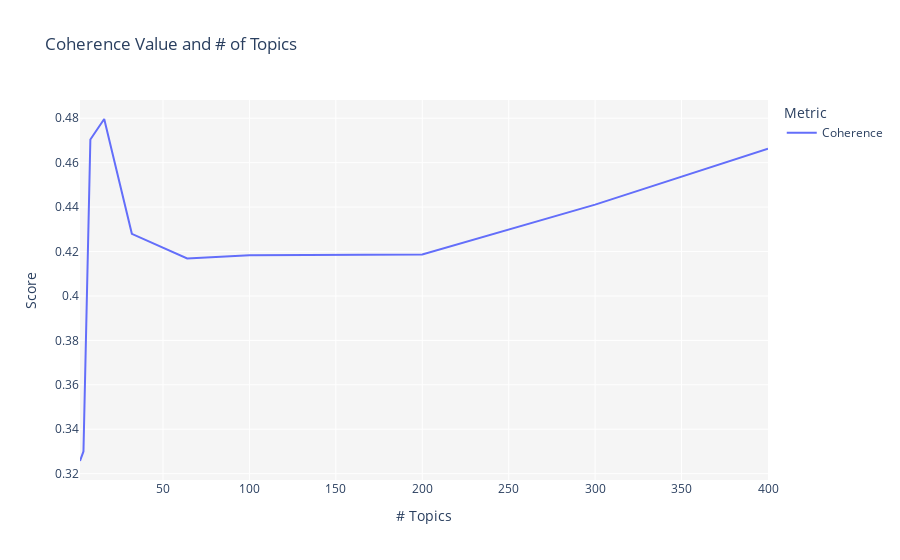

The code cell stored with this chart in its notebook:
### Markdown cell above
# Intrinsic Evaluation using Coherence Value

### Code cell
tuned_unsupervised = tune_model(model = 'lda', multi_core = True)

### Figure 1 — Plotly figure (JSON) as saved in the notebook; plotly's stock layout.template omitted (floating-point values rounded to 4 significant figures)
{"data": [{"hovertemplate": "Metric=Coherence<br># Topics=%{x}<br>Score=%{y}<extra></extra>", "legendgroup": "Coherence", "line": {"color": "#636efa", "dash": "solid", "shape": "linear"}, "mode": "lines", "name": "Coherence", "orientation": "v", "showlegend": true, "type": "scatter", "x": [2, 4, 8, 16, 32, 64, 100, 200, 300, 400], "xaxis": "x", "y": [0.3257, 0.33, 0.4704, 0.4796, 0.428, 0.4169, 0.4183, 0.4187, 0.4411, 0.4663], "yaxis": "y"}], "layout": {"legend": {"title": {"text": "Metric"}, "tracegroupgap": 0}, "plot_bgcolor": "rgb(245,245,245)", "title": {"text": "Coherence Value and # of Topics"}, "xaxis": {"anchor": "y", "domain": [0, 1], "title": {"text": "# Topics"}}, "yaxis": {"anchor": "x", "domain": [0, 1], "title": {"text": "Score"}}}}
